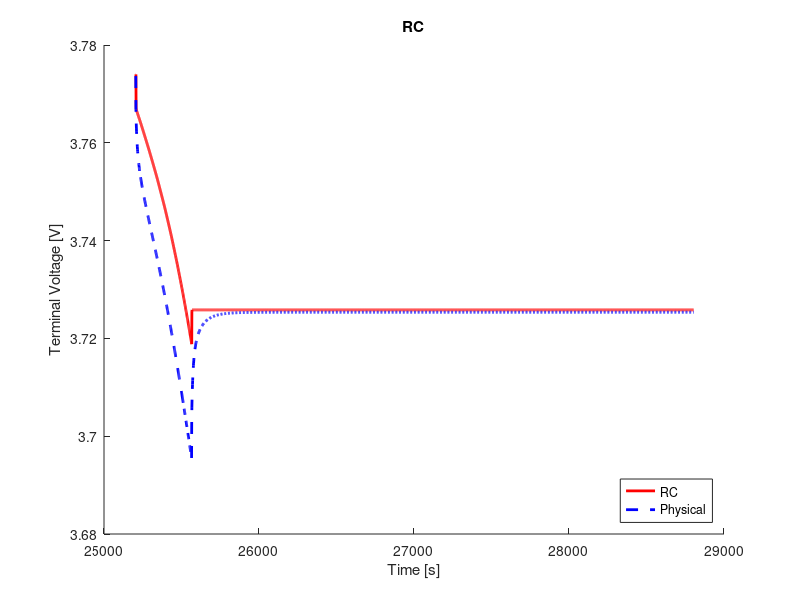

Write MATLAB code to recreate this figure.
clear;
clc;
close all;

%% load data
load('ocv_final.mat');
time_ocv = time;
load('pulse_1_c_7.mat');
load('rc1_cf_params.mat');

%% voltage limitations
v_max = 4.4;                                    % cut-over voltage
v_min = 3.0;                                    % cut-off voltage

%% resample ocv and soc
t1 = time_ocv(1);
t2 = time_ocv(end);
dt = 1;                                         % sample time
t = (t1:dt:t2) - t1;

ocv = interp1(time_ocv, ocv, t1:dt:t2);
soc = interp1(time_ocv, soc, t1:dt:t2);

s = length(time);

%% variables
Q = 16.8;
eta = 1.0;                                  % coulombic efficiency

n = 0;                                      % number of rc links
flag = 1;

%% compute soc
ind_init = interp1(soc, 1:length(soc), 0.3241, 'nearest');
v_t(1) = ocv(ind_init);
z0 = soc(ind_init);
z = z0 - dt/(Q*3600)*eta*cumsum(I(1:end));

% manual fit
p = 7;
r0 = r0_cf(p);

%% compute terminal voltage
for j = 1:n
    f(j) = exp(-dt/(r(j)*c(j)));
end
for k = 1:s-1
    if flag == 1
        ind = interp1(soc, 1:length(soc), z(k), 'nearest');
        v_t(k+1) = ocv(ind) - I(k).*r0;
        if v_t(k) < v_min
            fprintf('Reached lower voltage limit.');
            flag = 0;
        end
        if v_t(k) > v_max
            fprintf('Reached upper voltage limit.');
            flag = 0;
        end 
    end
end

%% compute rms error
v_t = reshape(v_t, size(V_batt_time));
rmse = 1000*sqrt(mean((V_batt_time - v_t).^2))     % [mV]

%% plot
figure(1);
hold on;
plot(time, v_t, 'r', 'LineWidth', 2)
hold on;
plot(time, V_batt_time, 'b--', 'LineWidth', 2)
xlabel('Time [s]')
ylabel('Terminal Voltage [V]')
title('RC')
legend('RC', 'Physical', 'location', 'southeast')